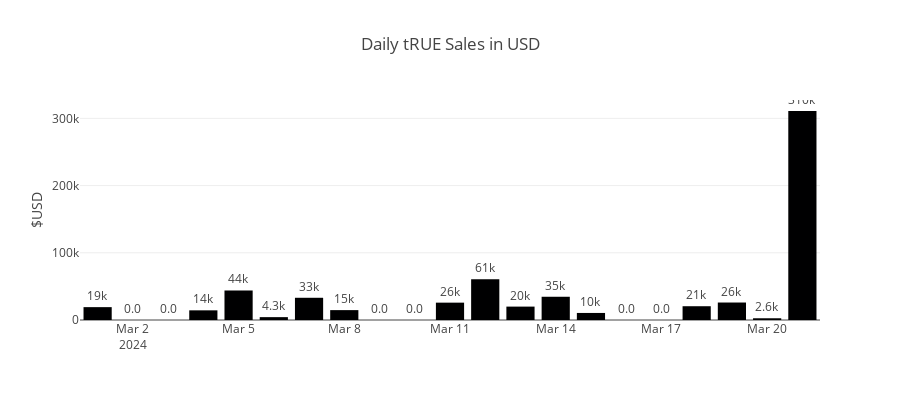

Notebook cell for this chart:
### Code cell
### check tRUE Sales (level_2) current month daily

px.bar(level_2[level_2.date>'2024-02-29'].set_index('date').groupby(pd.Grouper(freq='d'))['usd'].sum(),
        y='usd',
        labels={'usd':'$USD','date':''},
        text_auto=",.2s",
        title='Daily tRUE Sales in USD',
        height=400).update_traces(textposition='outside')

### Figure 1 — Plotly figure (JSON) as saved in the notebook; plotly's stock layout.template omitted (floating-point values rounded to 4 significant figures)
{"data": [{"alignmentgroup": "True", "hovertemplate": "=%{x}<br>$USD=%{y}<extra></extra>", "legendgroup": "", "marker": {"color": "#000001", "pattern": {"shape": ""}}, "name": "", "offsetgroup": "", "orientation": "v", "showlegend": false, "textposition": "outside", "texttemplate": "%{y:,.2s}", "type": "bar", "x": ["2024-03-01T00:00:00", "2024-03-02T00:00:00", "2024-03-03T00:00:00", "2024-03-04T00:00:00", "2024-03-05T00:00:00", "2024-03-06T00:00:00", "2024-03-07T00:00:00", "2024-03-08T00:00:00", "2024-03-09T00:00:00", "2024-03-10T00:00:00", "2024-03-11T00:00:00", "2024-03-12T00:00:00", "2024-03-13T00:00:00", "2024-03-14T00:00:00", "2024-03-15T00:00:00", "2024-03-16T00:00:00", "2024-03-17T00:00:00", "2024-03-18T00:00:00", "2024-03-19T00:00:00", "2024-03-20T00:00:00", "2024-03-21T00:00:00"], "xaxis": "x", "y": [19130.0, 0, 0, 14380.0, 43910.0, 4259.0, 33070.0, 14700.0, 0, 0, 25820.0, 60580.0, 19930.0, 34580.0, 10500.0, 0, 0, 20510.0, 26010.0, 2587.0, 311000.0], "yaxis": "y"}], "layout": {"barmode": "relative", "height": 400, "legend": {"tracegroupgap": 0}, "title": {"text": "Daily tRUE Sales in USD"}, "xaxis": {"anchor": "y", "domain": [0, 1], "title": {"text": ""}}, "yaxis": {"anchor": "x", "domain": [0, 1], "title": {"text": "$USD"}}}}
